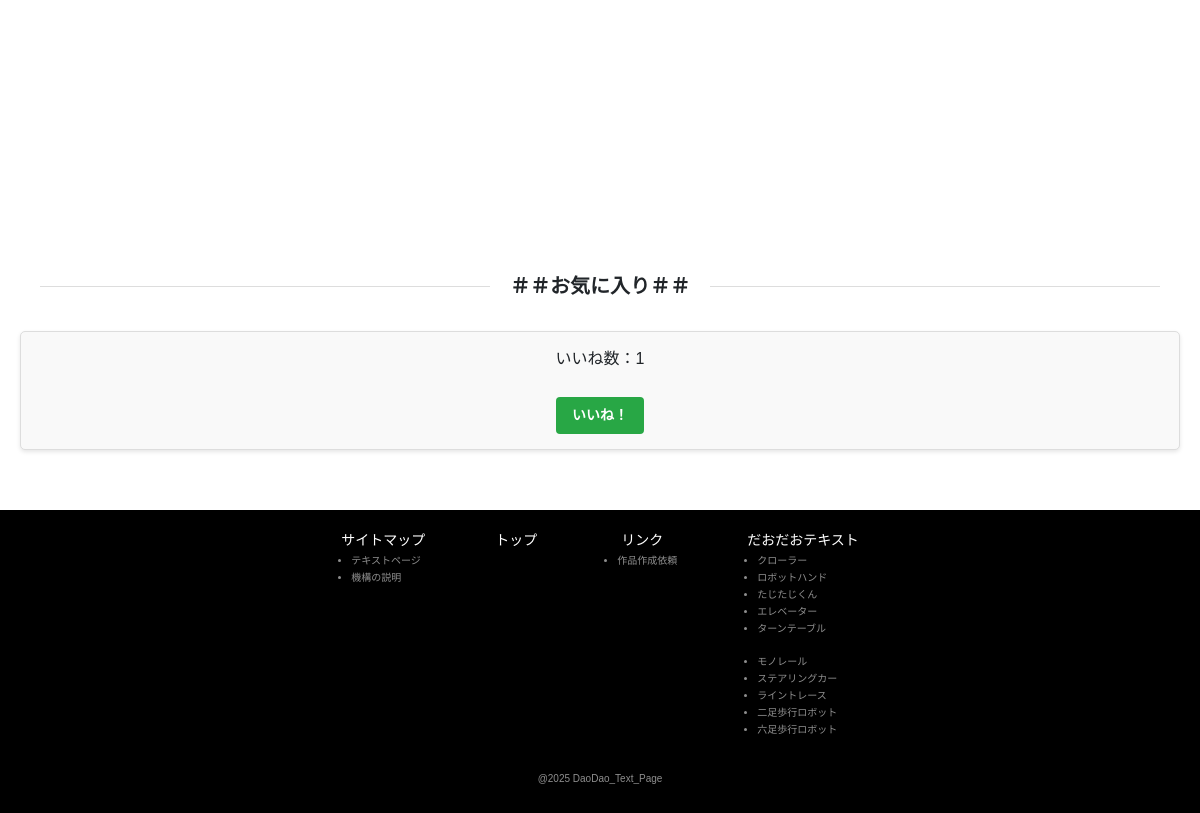
/text/1 (lower part), run on an earlier commit of the app's database.
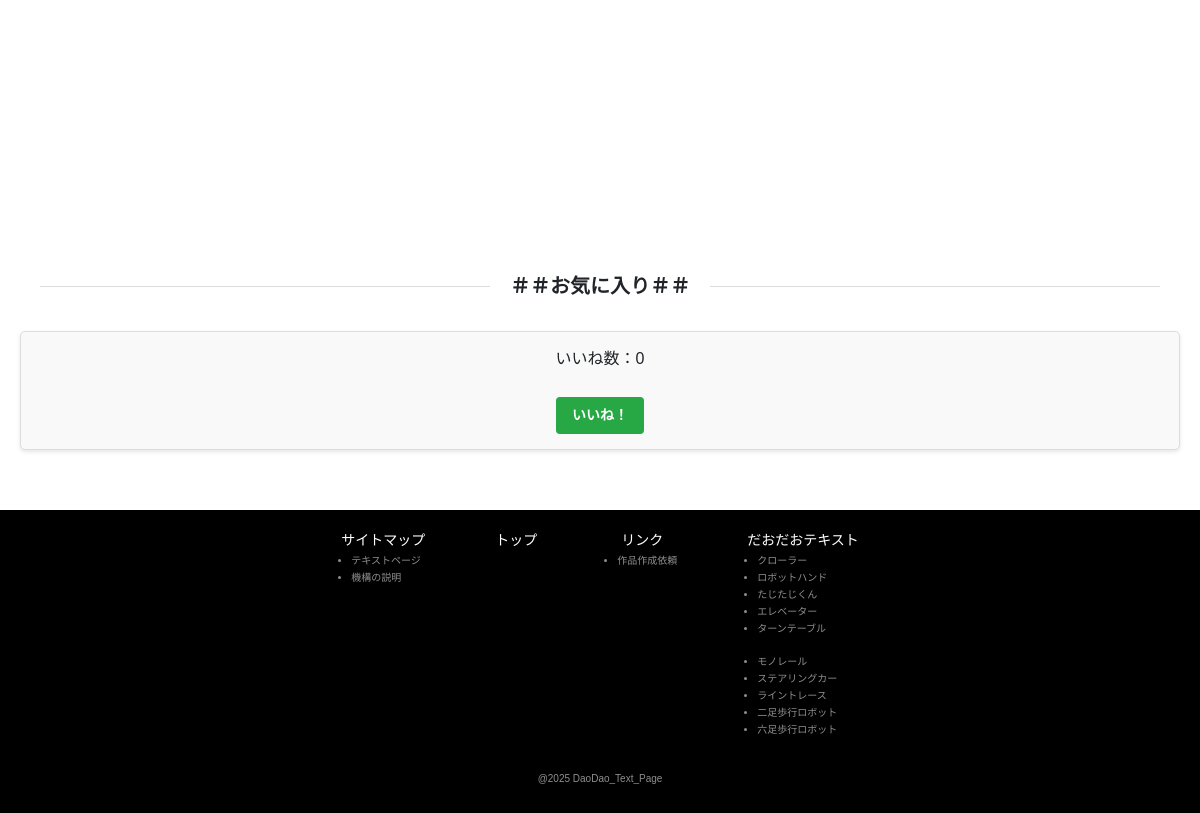
And on a later commit of the database.
### app/main/models.py (models this page shows)
class Text(db.Model):
    __tablename__ = 'texts'
    id = db.Column(db.Integer, primary_key=True)
    title = db.Column(db.String(100), nullable=False)
    context = db.Column(db.Text, nullable=True)
    mechanism = db.Column(db.String(100), nullable=True)
    pdf_path = db.Column(db.String(200), nullable=True)
    text_png = db.Column(db.String(200), nullable=True)
    stars = db.Column(db.Integer, nullable=False)
    likes = db.Column(db.Integer, nullable=False, default=0)

### app/main/routes.py (the view)
@main_bp.route('/text/<int:id>')
def text_detail(id):
    text = Text.query.get_or_404(id)
    pdf_url = url_for('main.secure_pdf', filename=text.pdf_path.split('/')[-1])
    return render_template('text.html', text=text, pdf_url=pdf_url)

### templates/text.html (shortened to what this page needs)
<!DOCTYPE html>
<html lang="ja">
<head>
  <link rel="stylesheet" href="https://cdnjs.cloudflare.com/ajax/libs/bootstrap/5.3.2/css/bootstrap.min.css">
  <link rel="stylesheet" href="{{ url_for('static', filename='css/textstyle.css') }}">
</head>
<body>
    <main class="container-fluid" style="padding: 20px;">
        <object
            class="pdf-container"
            data="{{ url_for('static', filename=text.pdf_path) }}"
            type="application/pdf"
            width="100%"
            height="600">
        </object>
        <div class="section-title">＃＃お気に入り＃＃</div>
        <div class="like-container">
            <p>いいね数：<span id="likes-{{ text.id }}">{{ text.likes }}</span></p>
            <button class="like-button" data-text-id="{{ text.id }}">いいね！</button>
        </div>
    </main>
    <footer class="footer">
        <nav class="footer-nav">
            <div class="text_item">
                <a href="#">サイトマップ</a>
                <ul>
                    <li><a href="{{ url_for('main.index') }}">テキストページ</a></li>
                    <li><a href="{{ url_for('main.mechanism') }}">機構の説明</a></li>
                </ul>
            </div>
            <a href="{{ url_for('main.index') }}">トップ</a>
            <div class="text_item">
                <a href="#">リンク
                    <ul>
                        <li><a href="https://docs.google.com/forms/d/e/1FAIpQLSdLXEhs-E4C8cFYCvby7iktfm9dJuClfRFH-XbwikIdS_pWBg/viewform">作品作成依頼</a></li>
                    </ul>
                </a>
            </div>
            <div class="text_item">
                <a href="#">だおだおテキスト</a>
                <div>
                    <ul>
                        <li><a href="{{ url_for('main.text_detail', id=1) }}">クローラー</a></li>
                        <li><a href="{{ url_for('main.text_detail', id=2) }}">ロボットハンド</a></li>
                        <li><a href="{{ url_for('main.text_detail', id=3) }}">たじたじくん</a></li>
                        <li><a href="{{ url_for('main.text_detail', id=4) }}">エレベーター</a></li>
                        <li><a href="{{ url_for('main.text_detail', id=5) }}">ターンテーブル</a></li>
                    </ul>
                    <ul>
                        <li><a href="{{ url_for('main.text_detail', id=6) }}">モノレール</a></li>
                        <li><a href="{{ url_for('main.text_detail', id=7) }}">ステアリングカー</a></li>
                        <li><a href="{{ url_for('main.text_detail', id=8) }}">ライントレース</a></li>
                        <li><a href="{{ url_for('main.text_detail', id=9) }}">二足歩行ロボット</a></li>
                        <li><a href="{{ url_for('main.text_detail', id=10) }}">六足歩行ロボット</a></li>
                    </ul>
                </div>
            </div>
        </nav>
        <h1 class="footerbottom">@2025 DaoDao_Text_Page</h1>
    </footer>
</body>
</html>

What changed in the data, as far as the page shows it:
changed Text: likes "1" → "0"
